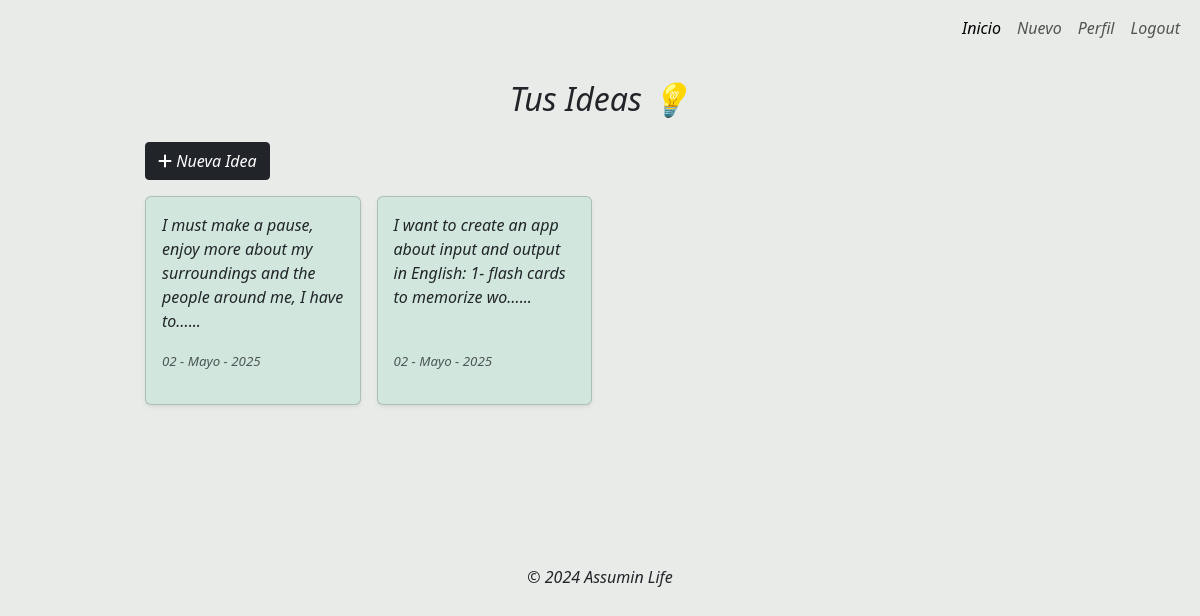
Page /new_ideas/list/ (signed in) on the earlier database version.
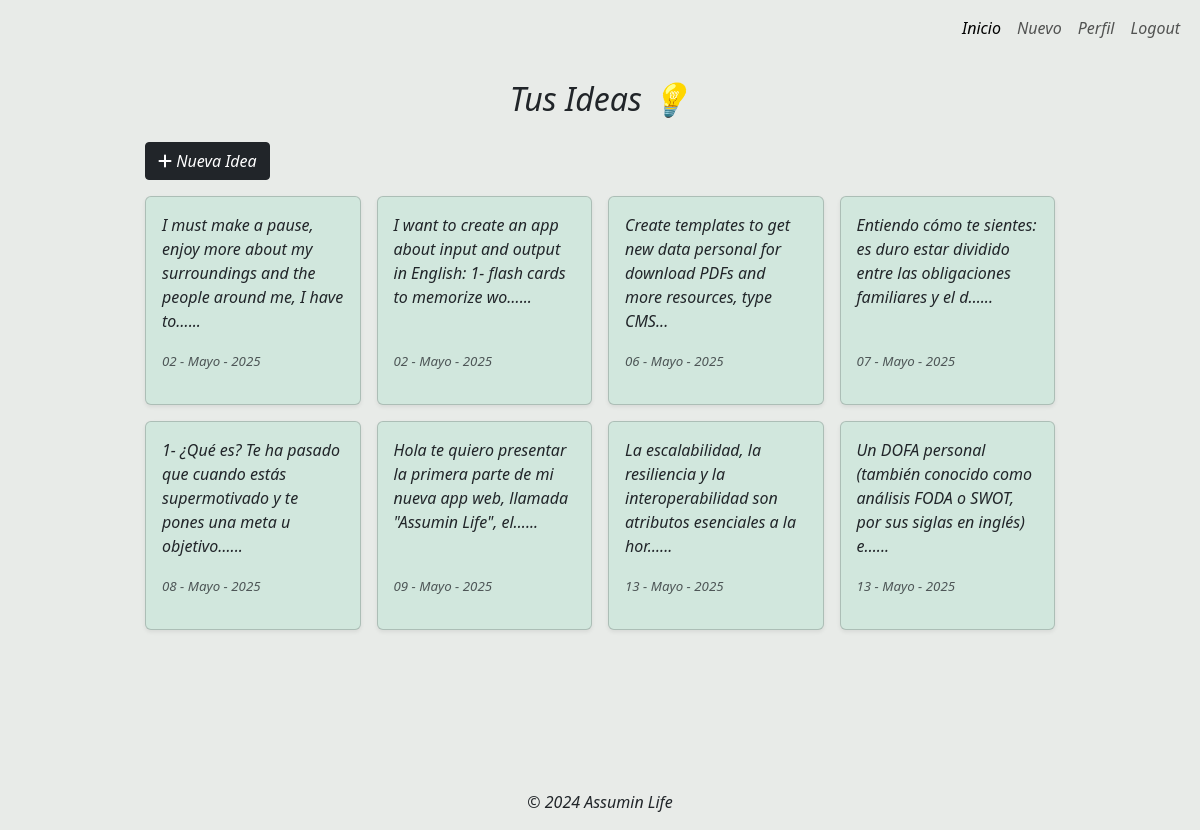
Same page on the later database version.
### new_ideas/models.py (models this page shows, shortened)
class AddNewIdeas(models.Model):
    user         = models.ForeignKey(User, on_delete=models.CASCADE)
    idea         = models.TextField("¿Cuál es tu idea?", blank=True)
    created_date = models.DateTimeField(auto_now_add=True)
    updated      = models.DateTimeField(auto_now=True)
    slug         = models.SlugField(unique=True)   # ¡No blank=True, obligatorio!

### new_ideas/views.py (the view)
# urls.py: path('list/', NewIdeasListView.as_view(), name='new_ideas_list'),
class NewIdeasListView(LoginRequiredMixin, ListView):
    model = AddNewIdeas
    template_name = 'new_ideas/list.html'
    context_object_name = 'ideas'
    login_url = 'login'  # URL a la que redirige si no está autenticado
    def get_queryset(self):
        return AddNewIdeas.objects.filter(user=self.request.user).order_by('created_date')

### new_ideas/templates/new_ideas/list.html (shortened to what this page needs)
{% extends 'layouts/base_login.html' %}
{% block content %}
<div class="container mt-4">
  <div class="col-12 col-md-10 offset-md-1">
    <h2 class="text-center mb-4" style="font-style: oblique;">Tus Ideas 💡</h2>
  <div class="d-flex justify-content-start mt-4 mb-3">
    <a href="{% url 'new_ideas_create' %}" class="btn btn-dark rounded-1" style="font-style: oblique;"><i class="fa-solid fa-plus"></i> Nueva Idea</a>
  </div>
  {% if ideas %}
    <div class="row justify-content-start g-3">
      {% for idea in ideas %}
        <div class="col-12 col-sm-6 col-md-4 col-lg-3">
          <a href="{% url 'new_ideas_detail' idea.slug %}" class="text-decoration-none">
            <div class="card h-100 shadow-sm rounded-2 bg-success-subtle">
              <div class="card-body d-flex flex-column">
                <p class="card-text mb-auto" style="font-style: oblique; font-weight: 400;">{{ idea.idea | truncatechars:90 }}...</p>
                <p class="mt-3 text-muted" style="font-size: 0.95rem;"><small>{{ idea.created_date|date:"d - F - Y" }}</small></p>
              </div>
            </div>
          </a>
        </div>
      {% endfor %}
    </div>
  {% else %}
    <p class="text-md-start mt-3">No tienes ideas anotadas.</p>
  {% endif %}
  </div>
</div>
{% endblock %}

Differences in the rows shown:
added AddNewIdeas: idea "Create templates to get new data personal for download PDFs and more resources, type CMS", created_date "06 - Mayo - 2025"
added AddNewIdeas: idea "Entiendo cómo te sientes: es duro estar dividido entre las obligaciones familiares y el d…", created_date "07 - Mayo - 2025"
added AddNewIdeas: idea "1- ¿Qué es? Te ha pasado que cuando estás supermotivado y te pones una meta u objetivo…", created_date "08 - Mayo - 2025"
added AddNewIdeas: idea "Hola te quiero presentar la primera parte de mi nueva app web, llamada \"Assumin Life\", el…", created_date "09 - Mayo - 2025"
added AddNewIdeas: idea "La escalabilidad, la resiliencia y la interoperabilidad son atributos esenciales a la hor…", created_date "13 - Mayo - 2025"
added AddNewIdeas: idea "Un DOFA personal (también conocido como análisis FODA o SWOT, por sus siglas en inglés) e…", created_date "13 - Mayo - 2025"
